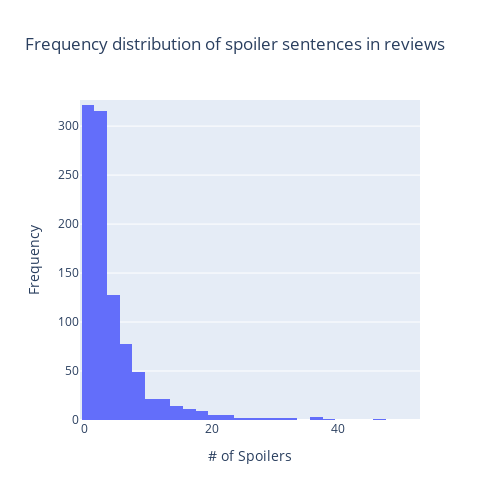

Notebook cell for this chart:
### Code cell
data = [sum(r['labels']) for r in batchedReviews]
# Create a histogram
fig = px.histogram(data, x=data, nbins=100, title="Frequency distribution of spoiler sentences in reviews")
fig.update_layout(xaxis_title="# of Spoilers", yaxis_title="Frequency", width=500, height=500)
fig.show()

### Figure 1 — Plotly figure (JSON) as saved in the notebook; plotly's stock layout.template omitted (floating-point values rounded to 4 significant figures; data arrays with more than 128 entries replaced by an {"elided": "..."} marker saying what was removed)
{"data": [{"alignmentgroup": "True", "bingroup": "x", "hovertemplate": "x=%{x}<br>count=%{y}<extra></extra>", "legendgroup": "", "marker": {"color": "#636efa", "pattern": {"shape": ""}}, "name": "", "nbinsx": 100, "offsetgroup": "", "orientation": "v", "showlegend": false, "type": "histogram", "x": {"elided": "1000 int values"}, "xaxis": "x", "yaxis": "y"}], "layout": {"barmode": "relative", "height": 500, "legend": {"tracegroupgap": 0}, "title": {"text": "Frequency distribution of spoiler sentences in reviews"}, "width": 500, "xaxis": {"anchor": "y", "autorange": false, "domain": [0, 1], "range": [-0.7479, 52.86], "title": {"text": "# of Spoilers"}, "type": "linear"}, "yaxis": {"anchor": "x", "autorange": false, "domain": [0, 1], "range": [0, 326.7], "title": {"text": "Frequency"}}}}
